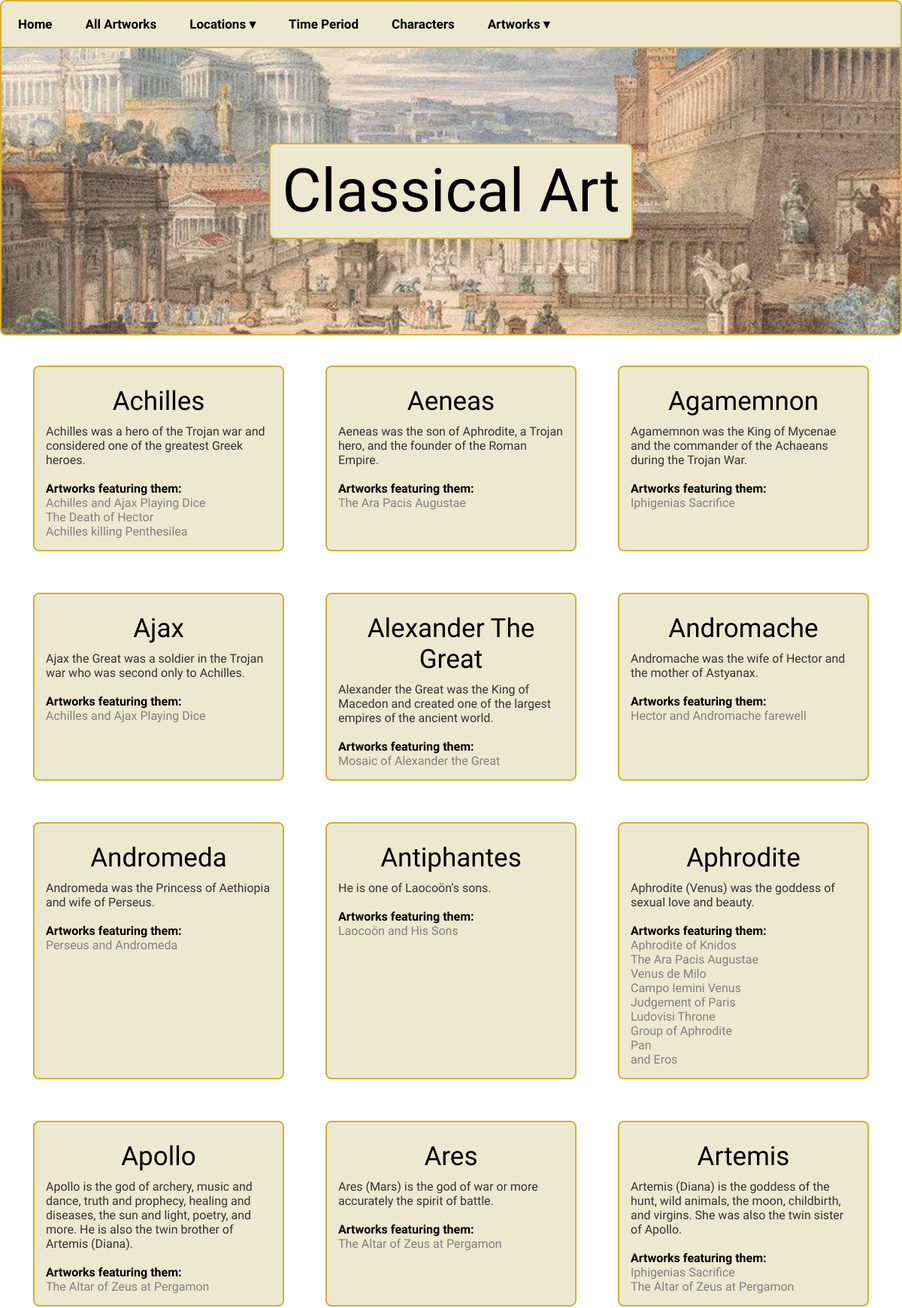
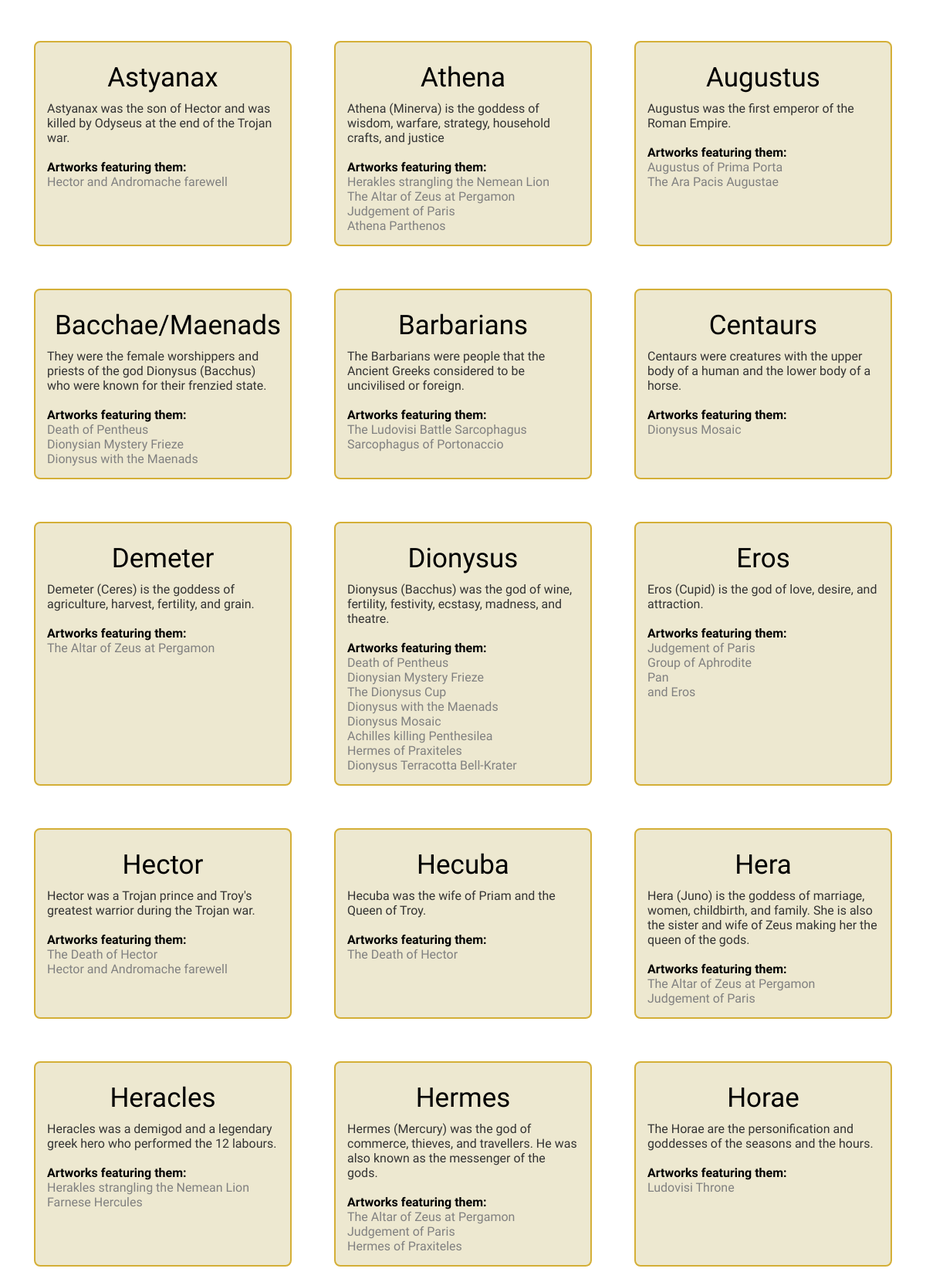
/characters (upper part), run on the app's committed database (2 pictures, top to bottom).
### tables this page shows
CREATE TABLE Person (id INTEGER PRIMARY KEY, name TEXT NOT NULL, role TEXT NOT NULL);

CREATE TABLE Artwork (id INTEGER PRIMARY KEY NOT NULL, art_name TEXT NOT NULL, type TEXT NOT NULL, years TEXT, FL_id INTEGER REFERENCES FoundLocation (id), CL_id INTEGER REFERENCES CurrentLocation (id), century_id INTEGER REFERENCES Century (id));

### main.py (the view)
@app.route('/characters')
def characters():
    db = get_db()
    cur = db.execute("""
    SELECT
    Artwork.id,
    -- so there isn't two values with the same name
    Person.id AS person_id,
    Person.name,
    Person.role,
    -- takes all artworks linked to person and puts in list
    GROUP_CONCAT(Artwork.art_name, ', ') AS artworks
    FROM Person
    JOIN ArtworkPerson ON Person.id = ArtworkPerson.pid
    JOIN Artwork ON Artwork.id = ArtworkPerson.aid
    GROUP BY Person.id
    ORDER BY Person.name ASC;
    """)
    people = cur.fetchall()
    return render_template(
        'character.html',
        title="People",
        people=people)

### main.py (called while the page is built)
def get_db():
    db = getattr(g, '_database', None)
    if db is None:
        db = g._database = sqlite3.connect('classical.db')
        db.row_factory = sqlite3.Row  # allows dictionary access
        db.commit()
    return db

### templates/character.html
{% extends "layout.html" %}
{% block content %}
<div class="gallery">
    {% for row in people %}
    <div class="card">
        <div class="card-name">{{ row.name }}</div>
        <div class="card-details">
            <p></b> {{ row.role }}</p><br>
            <p><b class="bold">Artworks featuring them: </b></p>
            <ul class="artwork-list">
                {% for artwork in row.artworks.split(',') %}
                <li><a class="link" href="{{ url_for('seperate_artworks', id=row.id) }}">{{ artwork.strip() }}</a></li>
                {% endfor %}
            </ul>
        </div>
    </div>
    {% endfor %}
</div>
{% endblock %}

### static/style.css (style rules this page uses)
* { margin: 0; padding: 0; }
body { font-family: "Luxurious Roman", serif; font-weight: 400; font-style: normal; margin: 0 auto; color: black; }
b { color: black; font-weight: 700; }
.gallery { display: flex; flex-wrap: wrap; gap: 15px; justify-content: center; padding: 20px; }
.card { width: 300px; background-color: #EDE8D0; border: 2px rgb(212, 175, 55) solid; border-radius: 8px; padding: 15px; text-align: center; margin: 20px; }
.card-name { font-family: "Tangerine", cursive; font-weight: 400; font-style: normal; font-size: 35px; margin: 10px; }
.card-details { margin-top: 10px; font-size: 16px; text-align: left; text-decoration: none; color: #333333; }
.link { text-decoration: none; color: grey; }
.artwork-list { list-style-type: none; padding-left: 0; margin: 0; }

### data on the page
Person: name "Achilles", role "Achilles was a hero of the Trojan war and considered one of the greatest Greek heroes."
Artwork: strip "Achilles and Ajax Playing Dice"
Artwork: strip "The Death of Hector"
Artwork: strip "Achilles killing Penthesilea"
Person: name "Aeneas", role "Aeneas was the son of Aphrodite, a Trojan hero, and the founder of the Roman Empire."
Artwork: strip "The Ara Pacis Augustae"
Person: name "Agamemnon", role "Agamemnon was the King of Mycenae and the commander of the Achaeans during the Trojan War."
Artwork: strip "Iphigenias Sacrifice"
Person: name "Ajax", role "Ajax the Great was a soldier in the Trojan war who was second only to Achilles."
Person: name "Alexander The Great", role "Alexander the Great was the King of Macedon and created one of the largest empires of the ancient world."
Artwork: strip "Mosaic of Alexander the Great"
Person: name "Andromache", role "Andromache was the wife of Hector and the mother of Astyanax."
Artwork: strip "Hector and Andromache farewell"
Person: name "Andromeda", role "Andromeda was the Princess of Aethiopia and wife of Perseus."
Artwork: strip "Perseus and Andromeda"
Person: name "Antiphantes", role "He is one of Laocoön’s sons."
Artwork: strip "Laocoön and His Sons"
Person: name "Aphrodite", role "Aphrodite (Venus) was the goddess of sexual love and beauty.", strip "Venus de Milo" "Campo Iemini Venus" "Group of Aphrodite" "Pan" "and Eros"
Artwork: strip "Aphrodite of Knidos"
Artwork: strip "Judgement of Paris"
Artwork: strip "Ludovisi Throne"
Person: name "Apollo", role "Apollo is the god of archery, music and dance, truth and prophecy, healing and diseases, the sun and light, poetry, and more. He is also the twin brother of Artemis (Diana)."
Artwork: strip "The Altar of Zeus at Pergamon"
Person: name "Ares", role "Ares (Mars) is the god of war or more accurately the spirit of battle."
Person: name "Artemis", role "Artemis (Diana) is the goddess of the hunt, wild animals, the moon, childbirth, and virgins. She was also the twin sister of Apollo."
Person: name "Astyanax", role "Astyanax was the son of Hector and was killed by Odyseus at the end of the Trojan war."
Person: name "Athena", role "Athena (Minerva) is the goddess of wisdom, warfare, strategy, household crafts, and justice", strip "Athena Parthenos"
Artwork: strip "Herakles strangling the Nemean Lion"
Person: name "Augustus", role "Augustus was the first emperor of the Roman Empire."
Artwork: strip "Augustus of Prima Porta"
Person: name "Bacchae/Maenads", role "They were the female worshippers and priests of the god Dionysus (Bacchus) who were known for their frenzied state.", strip "Dionysian Mystery Frieze" "Dionysus with the Maenads"
Artwork: strip "Death of Pentheus"
Person: name "Barbarians", role "The Barbarians were people that the Ancient Greeks considered to be uncivilised or foreign.", strip "Sarcophagus of Portonaccio"
Artwork: strip "The Ludovisi Battle Sarcophagus"
Person: name "Centaurs", role "Centaurs were creatures with the upper body of a human and the lower body of a horse."
Artwork: strip "Dionysus Mosaic"
Person: name "Demeter", role "Demeter (Ceres) is the goddess of agriculture, harvest, fertility, and grain."
Person: name "Dionysus", role "Dionysus (Bacchus) was the god of wine, fertility, festivity, ecstasy, madness, and theatre.", strip "Dionysian Mystery Frieze" "The Dionysus Cup" "Dionysus with the Maenads" "Hermes of Praxiteles" "Dionysus Terracotta Bell-Krater"
Person: name "Eros", role "Eros (Cupid) is the god of love, desire, and attraction.", strip "Group of Aphrodite" "Pan" "and Eros"
Person: name "Hector", role "Hector was a Trojan prince and Troy's greatest warrior during the Trojan war."
Person: name "Hecuba", role "Hecuba was the wife of Priam and the Queen of Troy."
Person: name "Hera", role "Hera (Juno) is the goddess of marriage, women, childbirth, and family. She is also the sister and wife of Zeus making her the queen of the gods."
Person: name "Heracles", role "Heracles was a demigod and a legendary greek hero who performed the 12 labours.", strip "Farnese Hercules"
Person: name "Hermes", role "Hermes (Mercury) was the god of commerce, thieves, and travellers. He was also known as the messenger of the gods.", strip "Hermes of Praxiteles"
Person: name "Horae", role "The Horae are the personification and goddesses of the seasons and the hours."
